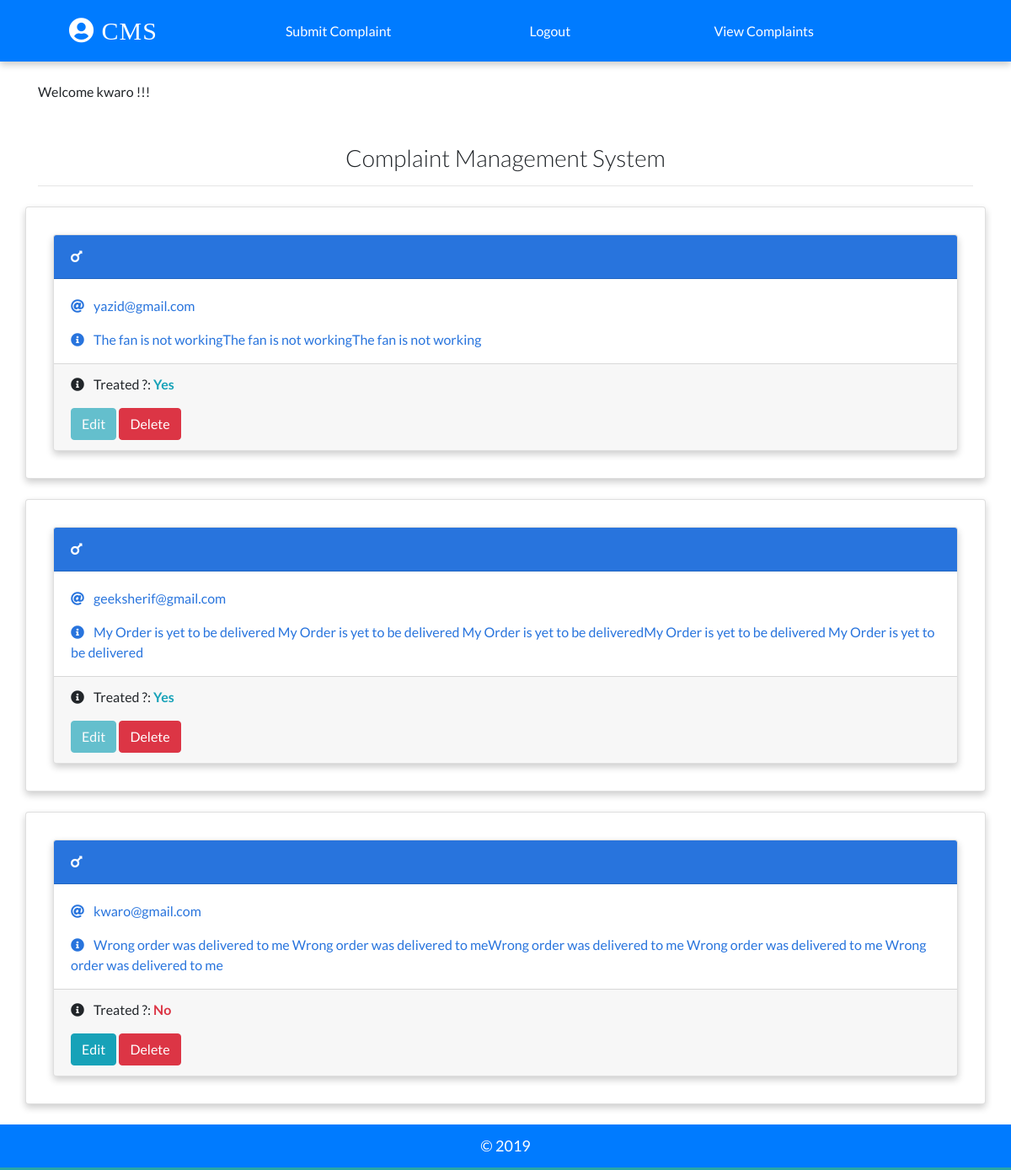
/dashboard/view/ (signed in), run on the app's committed database.
### complain/models.py (models this page shows, shortened)
class Complain(models.Model):
    customer = models.ForeignKey(User, on_delete=models.CASCADE, default=None)
    complaintitle = models.CharField(max_length=100)
    name = models.CharField(max_length=100)
    email = models.EmailField(max_length=100)
    pn = models.CharField(max_length=100)
    gender = models.CharField(max_length=100, choices=(
        ('m', 'Male'),
        ('f', 'Female')
    ))
    complain = models.TextField()
    treated = models.CharField(max_length=50, choices=(
        ('Yes', 'Yes'),
        ('No', 'No')
    ), null=True, default='No')
    date_added = models.DateTimeField(default=datetime.now)
    class Meta:
        ordering = ['-id']

### complain/views.py (the view)
# urls.py: path('dashboard/view/', views.complainListView.as_view(), name="complains"),
class complainListView(ListView):
    model = Complain
    template_name = "cview.html"
    context_object_name = "complains"
    def get_queryset(self):
        complains = super().get_queryset()
        return complains.filter(customer=self.request.user)
    def get_context_data(self, **kwargs):
        context = super().get_context_data(**kwargs)
        context["treated"] = 'No'
        return context

### templates/cview.html (shortened to what this page needs)
{% extends 'base.html' %}
{% load static %}
{% block content %}
{% for complain in complains  %}
    {% if complain %}
    <div class = "container card p-4 mt-4">
    <div class="card my-2 mx-2 boy-card">
      <div class="card-header">
        <a href="{% url 'detail' complain.id %}" class="text-white header-link"
          ><i class="fas fa-mars mr-2"></i> {{complain.title}} </a>
      </div>
      <div class="card-body pb-0">
        <p>
          <i class="fas fa-at mr-2"></i>
          <a href="mailto:{{complain.email}}">{{complain.email}}</a>
        </p>
        <p><i class="fas fa-info-circle mr-2"></i> {{complain.complain}}</p>
      </div>
      <div class = "card-footer">
        <p><i class="fas fa-info-circle mr-2"></i> Treated ?: {% if complain.treated == 'No' %}<b class = "text-danger">{{complain.treated}}</b>{% else %}<b class = "text-info">{{complain.treated}}</b>{% endif %} </button> </p>
        {% if complain.treated == 'Yes' %}
        <a href = "{% url 'viewcomp' complain.id %}" class = "btn btn-info disabled"  /> Edit </a>
        {% else %}
        <a href = "{% url 'viewcomp' complain.id %}" class = "btn btn-info" /> Edit </a>
        {% endif %}
        <a href = "{% url 'delete' complain.id %}" class = "btn btn-danger" /> Delete </a>
      </div>
    </div>
    </div>
    {% else %}
    <h3>
      You do not have any complains availabale
    </h3>
    {% endif %}
{% endfor %}
{% endblock content %}

### templates/base.html (shortened to what this page needs)
{% load static %}
{% load crispy_forms_tags %}
<!DOCTYPE html>
<html lang="en">
  <head>
    <link
      rel="stylesheet"
      href="https://stackpath.bootstrapcdn.com/bootstrap/4.2.1/css/bootstrap.min.css"
    />
    <link rel="stylesheet" href="{% static './css/main.css'%}" />
    <link
      rel="stylesheet"
      href="https://use.fontawesome.com/releases/v5.6.3/css/all.css"
    />
  </head>
  <body>
    <nav class = "bg-primary">
      <a class="logo" href="/">
        <i class="fas fa-user-circle"></i>&nbsp;CMS
      </a>
      {% if request.user.is_authenticated %}
       <a href ="{% url 'dashboard' %}" class = "mr-4 text-white">
      Submit Complaint
      </a>
      <a href ="{% url 'logout' %}" class = "mr-4 text-white">
      Logout
      </a>
      <a href ="{% url 'complains' %}" class = "mr-4 text-white">
      &nbsp; View Complaints
      </a>
      {% else %}
     <p class="feature-link m-0 p-0">
      <a href ="{% url 'login' %}" class = "mr-4 text-white">
      Login
      </a>
      </a>
      {% endif %}
    </nav>
    <br />
    <div class="container">
     {% if user.is_authenticated %}
        <p>Welcome {{ user.username }} !!!</p>
    {% endif %}
    <h3 class="heading font-weight-light text-center text-default"> <br> Complaint Management System</h3>
    <hr />
    </div>
    {% block content %}
    {% endblock content %}
    <footer class="mt-4 p-2 bg-primary">
      <p class="text-center p-1 m-0">&copy; 2019</p>
    </footer>
  </body>
</html>

### static/css/main.css (style rules this page uses)
:root { --back: #29a7a6; --girl: #e64298; --boy: #2874dd; }
body { font-family: Lato, sans-serif; }
nav { font-weight: light; display: flex; justify-content: space-around; background-color: var(--back); align-items: center; padding-top: 12px; padding-bottom: 12px; box-shadow: 0 4px 8px 0 rgba(0, 0, 0, 0.2); }
.logo { font-size: 30px; letter-spacing: 1px; color: white; padding: 2px 12px; border-radius: 8px; font-family: cursive; }
.card { box-shadow: 0 4px 8px 0 rgba(0, 0, 0, 0.2); transition: 0.3s; min-width: 250px; box-sizing: border-box; }
.card-header { font-size: 18px; letter-spacing: 0.5px; text-transform: uppercase; }
.boy-card .card-header { background-color: var(--boy); }
.boy-card .card-body, .boy-card .card-body p a { color: var(--boy); }
.card-body p { cursor: pointer; }
footer { background-color: var(--back); color: white; font-size: 18px; border-bottom: 3px solid var(--back); }

### data on the page
Complain: email "yazid@gmail.com", complain "The fan is not workingThe fan is not workingThe fan is not working", treated "Yes", shows "Edit"
Complain: email "geeksherif@gmail.com", complain "My Order is yet to be delivered My Order is yet to be delivered My Order is yet to be deliveredMy Order is yet to be delivered My Order is yet to be delivered", treated "Yes", shows "Edit"
Complain: email "kwaro@gmail.com", complain "Wrong order was delivered to me Wrong order was delivered to meWrong order was delivered to me Wrong order was delivered to me Wrong order was delivered to me", treated "No", shows "Edit"

### other printed values
{{ user.username }} "kwaro"
